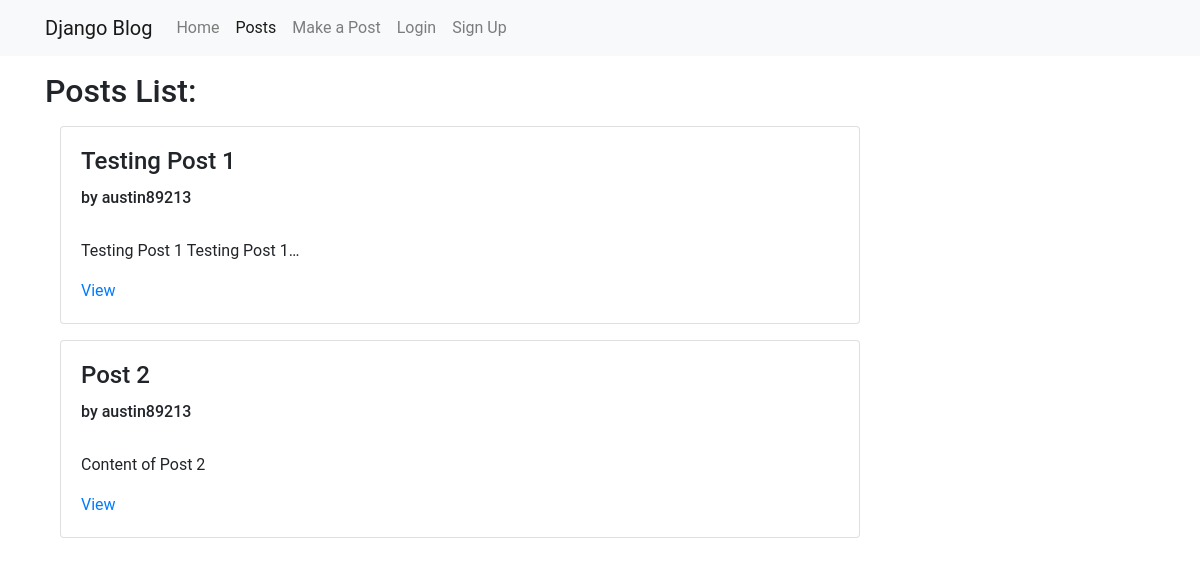
The page /post_list on the database as committed earlier.
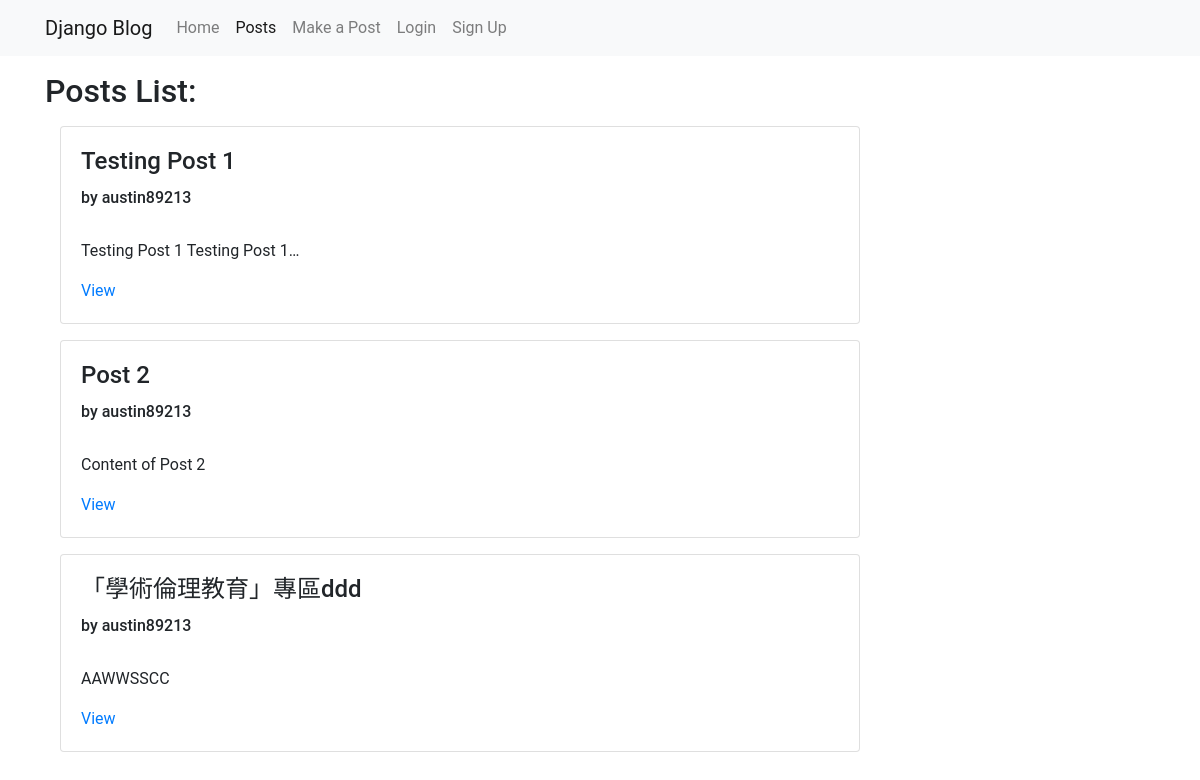
The same page on the database as committed later.
### blog/models.py (models this page shows, shortened)
class Post(models.Model):
    author          = models.ForeignKey(User,on_delete=models.CASCADE)
    title           = models.CharField(max_length=200)
    content         = models.TextField(max_length=3000)
    created_date    = models.DateTimeField(auto_now_add=True)
    edited_date     = models.DateTimeField(blank=True, null=True)
    post_views      = models.IntegerField(default=0)

### blog/views.py (the view)
# urls.py: path('post_list',views.PostListView.as_view(),name='post_list'),
class PostListView(ListView):
    model = Post
    template_name = 'blog/post_list.html'

### templates/blog/post_list.html
{% extends "blog/base.html" %}
{% block content %}
<h2 class="mt-3">Posts List:</h2>
{% for post in post_list %}
<div class="container" >
  <div class="card mt-3" style="width: 50rem;">
    <div class="card-body">
      <h4 class="card-title">{{post.title}} </h4>
      <h6>by {{post.author}}</h6>
      <br>
      <p class="card-text">{{post.content|safe|linebreaksbr|truncatechars:30}}</p>
      <a href="{% url 'blog:post_detail' pk=post.pk %}" class="card-link">View</a>
    </div>
  </div>
</div>
{% endfor %}
{% endblock content %}

### templates/blog/base.html (shortened to what this page needs)
<!DOCTYPE html>
{% load static %}
<html lang="en" dir="ltr">
  <head>
    <link rel="stylesheet" href="https://stackpath.bootstrapcdn.com/bootstrap/4.5.0/css/bootstrap.min.css">
    <link rel="stylesheet" href="{% static 'css/main.css' %}">
  </head>
  <body class="loader">
  <nav class="navbar navbar-expand-lg navbar-light bg-light">
    <div class="container">
  <a class="navbar-brand" href="#">Django Blog</a>
  {% url 'blog:index' as home_url %}
  {% url 'blog:post_list' as post_list_url %}
  {% url 'blog:post_create' as post_create_url %}
  {% url 'accounts:login' as login_url %}
  {% url 'accounts:signup' as signup_url %}
  <div class="collapse navbar-collapse" id="navbarSupportedContent">
    <ul class="navbar-nav mr-auto">
      <li class="nav-item ">
        <a class="nav-link" href="{% url 'blog:index' %}">Home <span class="sr-only">(current)</span></a>
      </li>
      <li class="nav-item {% if request.path == post_list_url %}
        active
      {% endif %}">
        <a class="nav-link" href="{% url 'blog:post_list' %}">Posts</a>
      </li>
      <li class="nav-item ">
        <a class="nav-link" href="{% url 'blog:post_create' %}">Make a Post</a>
      </li>
      {% if user.is_authenticated %}
      <li class="nav-item">
        <a class="nav-link" href="{% url 'accounts:logout' %}">Logout</a>
      </li>
      {% else %}
      <li class="nav-item ">
        <a class="nav-link" href="{% url 'accounts:login' %}">Login</a>
      </li>
      <li class="nav-item ">
        <a class="nav-link" href="{% url 'accounts:signup' %}">Sign Up</a>
      </li>
      {% endif %}
    </ul>
  </div>
  </div>
</nav>
    <div class="conetent container">
      <div class="row">
        <div class="col-md-8">
          <div class="blog_posts">
            {% block content %}
            {% endblock %}
          </div>
        </div>
      </div>
    </div>
  </body>
</html>

### static/css/main.css (style rules this page uses)
body { font-family: 'Roboto', sans-serif; }

Rows that differ between the two databases and show on the page:
added Post: title "「學術倫理教育」專區ddd", author "austin89213", content "AAWWSSCC"
